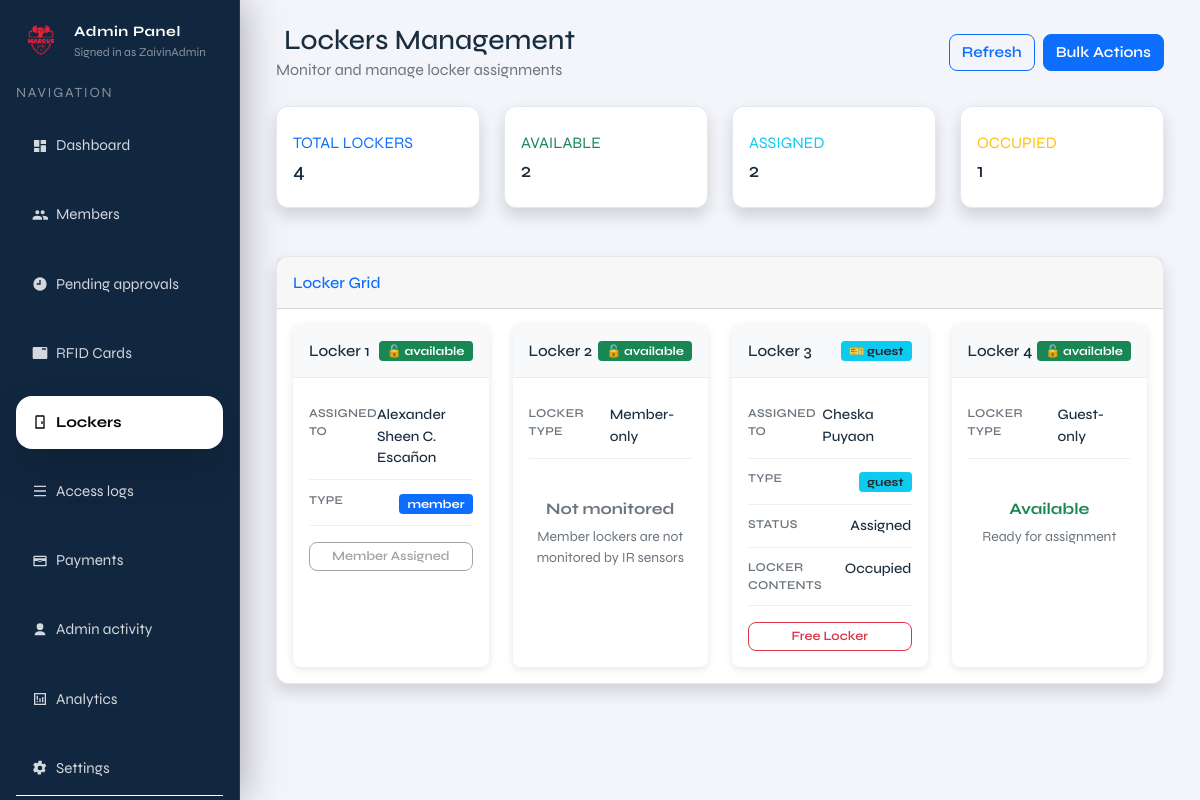
The app's page /admin/lockers (signed in) with its own data.
### tables this page shows
CREATE TABLE members (
              id INTEGER PRIMARY KEY AUTOINCREMENT,
              full_name TEXT NOT NULL,
              address TEXT,
              contact_number TEXT,
              age INTEGER,
              category TEXT,
              payment_status TEXT NOT NULL DEFAULT 'unpaid',
              paid_at TEXT,
              status TEXT NOT NULL DEFAULT 'pending',
              created_at TEXT NOT NULL DEFAULT (datetime('now'))
            , locker_id INTEGER, fingerprint_uid TEXT, rfid_uid TEXT, expiry_date TEXT, member_type TEXT DEFAULT 'regular');

CREATE TABLE lockers (
              id INTEGER PRIMARY KEY AUTOINCREMENT,
              label TEXT NOT NULL,
              status TEXT NOT NULL DEFAULT 'available'
            );

### admin.py (the view)
@admin_bp.get("/lockers")
def admin_lockers():
    guard = _require_admin()
    if guard is not None:
        return guard
    now_local = datetime.now().strftime("%Y-%m-%d %H:%M:%S")
    with connect() as conn:
        conn.execute(
            """
            UPDATE members
               SET locker_id = NULL
             WHERE member_type = 'guest'
               AND locker_id IS NOT NULL
               AND NOT EXISTS (
                   SELECT 1 FROM guest_rfid_cards grc
                    WHERE grc.guest_id = members.id
                      AND grc.status = 'ACTIVE'
               )
            """,
        )
        conn.execute(
            """
            UPDATE lockers
               SET status = 'available'
             WHERE status = 'occupied'
               AND id NOT IN (SELECT locker_id FROM members WHERE locker_id IS NOT NULL)
            """,
        )
    with connect() as conn:
        lockers_data = conn.execute(
            """
            SELECT
                l.id,
                l.label,
                l.status,
                m.id AS member_id,
                m.full_name,
                m.member_type,
                m.status AS member_status,
                m.payment_status,
                m.expiry_date
            FROM lockers l
            LEFT JOIN members m ON l.id = m.locker_id
                AND (
                    (m.member_type != 'guest' AND m.status = 'approved')
                    OR (m.member_type = 'guest')
                )
            ORDER BY l.id ASC
            """
        ).fetchall()
        lockers = []
        for row in lockers_data:
            locker_type = 'member' if row["id"] in (1, 2) else 'guest'
            locker = {
                "id": row["id"],
                "label": row["label"],
                "status": row["status"],
                "type": locker_type,
                "assigned_to": None
            }
            if row["member_id"]:
                locker["assigned_to"] = {
                    "id": row["member_id"],
                    "name": row["full_name"],
                    "type": row["member_type"],
                    "member_status": row["member_status"],
                    "payment_status": row["payment_status"],
                    "expiry_date": row["expiry_date"]
                }
            lockers.append(locker)
        stats = {
            "total": len(lockers),
            "available": sum(
                1 for l in lockers
                if (l["type"] == "member" and l["assigned_to"] is None)
                or (l["type"] == "guest" and l["assigned_to"] is None and l["status"] == "available")
            ),
            "occupied": sum(
                1 for l in lockers
                if l["type"] == "guest" and l["status"] == "occupied"
            ),
            "assigned": sum(1 for l in lockers if l["assigned_to"] is not None)
        }
    return render_template(
        "admin/pages/admin_lockers.html",
        lockers=lockers,
        stats=stats,
        current_page="lockers",
        admin_username=session.get("admin_username"),
        now=datetime.now(),
    )

### admin.py (called while the page is built)
def _require_admin():
    if not session.get("admin_logged_in"):
        return redirect(url_for("admin.admin_login"))
    return None

@admin_bp.before_request
def _protect_admin_routes():
    if request.endpoint in ("admin.admin_login", "admin.admin_login_submit"):
        return None
    if not session.get("admin_logged_in"):
        return redirect(url_for("admin.admin_login"))

### db.py (called while the page is built)
def _db_path() -> Path:
    env_path = os.getenv("LOCKER_DB_PATH")
    if env_path:
        return Path(env_path)
    current_dir = Path(__file__).resolve().parent
    candidate_paths = [
        current_dir / "locker.sqlite3",
        current_dir / "locker.db",
        current_dir.parent / "locker.sqlite3",
        current_dir.parent / "locker.db",
    ]
    for path in candidate_paths:
        if path.exists():
            return path
    return current_dir.parent / "locker.sqlite3"

def _database_url() -> Optional[str]:
    return os.getenv("DATABASE_URL") or os.getenv("POSTGRES_URL")

def connect() -> DBConnection:
    database_url = _database_url()
    if database_url:
        if psycopg2 is None:
            raise RuntimeError("PostgreSQL support requires psycopg2-binary. Install it before using DATABASE_URL.")
        conn = psycopg2.connect(database_url)
        return DBConnection(conn, is_postgres=True)
    sqlite_conn = sqlite3.connect(
        _db_path(),
        timeout=60,
        check_same_thread=False,
    )
    sqlite_conn.execute("PRAGMA journal_mode=WAL;")
    sqlite_conn.execute("PRAGMA synchronous = NORMAL;")
    sqlite_conn.execute("PRAGMA foreign_keys = ON;")
    sqlite_conn.execute("PRAGMA busy_timeout = 60000;")
    return DBConnection(sqlite_conn, is_postgres=False)

    def __enter__(self) -> "DBConnection":
        if self._is_postgres:
            self._cursor = self._conn.cursor(cursor_factory=psycopg2.extras.RealDictCursor)
        else:
            self._conn.row_factory = sqlite3.Row
            self._cursor = self._conn.cursor()
        return self

    def __exit__(self, exc_type, exc, tb):
        try:
            if exc_type is not None:
                self._conn.rollback()
                return False
            self._conn.commit()
        finally:
            if self._cursor is not None:
                self._cursor.close()
            if self._conn is not None:
                self._conn.close()
        return False

### templates/admin/pages/admin_lockers.html (shortened to what this page needs)
{% extends "admin/layout/admin.html" %}
{% block admin_content %}
<div class="container-fluid">
  <div class="d-flex justify-content-between align-items-center mb-4">
    <div>
      <h1 class="h3 mb-0 text-gray-800">
        Lockers Management
      </h1>
      <p class="text-muted mb-0">Monitor and manage locker assignments</p>
    </div>
    <div class="d-flex gap-2">
      <button class="btn btn-outline-primary" onclick="refreshLockers()">
         Refresh
      </button>
      <button class="btn btn-primary" onclick="showBulkActions()">
         Bulk Actions
      </button>
    </div>
  </div>
  <div class="row mb-4">
    <div class="col-xl-3 col-md-6 mb-4">
      <div class="card border-left-primary shadow h-100 py-2">
        <div class="card-body">
          <div class="row no-gutters align-items-center">
            <div class="col mr-2">
              <div class="text-xs font-weight-bold text-primary text-uppercase mb-1">
                Total Lockers</div>
              <div class="h5 mb-0 font-weight-bold text-gray-800">{{ stats.total }}</div>
            </div>
          </div>
        </div>
      </div>
    </div>
    <div class="col-xl-3 col-md-6 mb-4">
      <div class="card border-left-success shadow h-100 py-2">
        <div class="card-body">
          <div class="row no-gutters align-items-center">
            <div class="col mr-2">
              <div class="text-xs font-weight-bold text-success text-uppercase mb-1">
                Available</div>
              <div class="h5 mb-0 font-weight-bold text-gray-800">{{ stats.available }}</div>
            </div>
          </div>
        </div>
      </div>
    </div>
    <div class="col-xl-3 col-md-6 mb-4">
      <div class="card border-left-info shadow h-100 py-2">
        <div class="card-body">
          <div class="row no-gutters align-items-center">
            <div class="col mr-2">
              <div class="text-xs font-weight-bold text-info text-uppercase mb-1">
                Assigned</div>
              <div class="h5 mb-0 font-weight-bold text-gray-800">{{ stats.assigned }}</div>
            </div>
          </div>
        </div>
      </div>
    </div>
    <div class="col-xl-3 col-md-6 mb-4">
      <div class="card border-left-warning shadow h-100 py-2">
        <div class="card-body">
          <div class="row no-gutters align-items-center">
            <div class="col mr-2">
              <div class="text-xs font-weight-bold text-warning text-uppercase mb-1">
                Occupied</div>
              <div class="h5 mb-0 font-weight-bold text-gray-800">{{ stats.occupied }}</div>
            </div>
          </div>
        </div>
      </div>
    </div>
  </div>
  <div class="card shadow">
    <div class="card-header py-3">
      <h6 class="m-0 font-weight-bold text-primary">Locker Grid</h6>
    </div>
    <div class="card-body">
      <div class="locker-grid">
        <div class="row g-4 justify-content-center" id="lockersGrid">
        {% for locker in lockers %}
          <div class="col-6 col-md-4 col-lg-3">
            <div class="card locker-card h-100 {% if locker.assigned_to %}border-primary{% elif locker.status == 'occupied' %}border-warning{% else %}border-success{% endif %}">
              <div class="locker-header d-flex justify-content-between align-items-center">
                <h6 class="mb-0">{{ locker.label }}</h6>
                {% if locker.assigned_to and locker.assigned_to.type == 'member' %}
                  <span class="badge bg-warning text-dark" style="font-size: 0.75rem;">🔒 member</span>
                {% elif locker.assigned_to and locker.assigned_to.type == 'guest' %}
                  <span class="badge bg-info text-dark" style="font-size: 0.75rem;">🎫 guest</span>
                {% elif locker.status == 'occupied' %}
                  <span class="badge bg-danger" style="font-size: 0.75rem;">📦 occupied</span>
                {% else %}
                  <span class="badge bg-success" style="font-size: 0.75rem;">🔓 available</span>
                {% endif %}
              </div>
              <div class="card-body p-3">
                {% if locker.assigned_to %}
                  <div class="locker-info-row">
                    <span class="locker-label">Assigned to</span>
                    <span class="locker-value">{{ locker.assigned_to.name }}</span>
                  </div>
                  <div class="locker-info-row">
                    <span class="locker-label">Type</span>
                    <span>
                      {% if locker.assigned_to.type == 'guest' %}
                        <span class="badge bg-info text-dark" style="font-size: 0.75rem;">guest</span>
                      {% else %}
                        <span class="badge bg-primary" style="font-size: 0.75rem;">member</span>
                      {% endif %}
                    </span>
                  </div>
                  {% if locker.assigned_to.type == 'guest' %}
                  <div class="locker-info-row">
                    <span class="locker-label">Status</span>
                    <span class="locker-value">Assigned</span>
                  </div>
                  <div class="locker-info-row">
                    <span class="locker-label">Locker contents</span>
                    <span class="locker-value">
                      {% if locker.status == 'occupied' %}
                        Occupied
                      {% else %}
                        Empty
                      {% endif %}
                    </span>
                  </div>
                  {% endif %}
                  <div class="d-grid gap-2 mt-3">
                    {% if locker.assigned_to.type == 'guest' %}
                      <button type="button" class="btn btn-sm btn-outline-danger" onclick="showDeleteModal('locker', {'locker_id': '{{ locker.label }}', 'name': '{{ locker.assigned_to.name }}'}, function() { fetch('{{ url_for('admin.admin_delete_guest', guest_id=locker.assigned_to.id) }}', { method: 'POST' }).then(r => location.reload()); })">Free Locker</button>
                    {% else %}
                      <button type="button" class="btn btn-sm btn-outline-secondary" disabled>Member Assigned</button>
                    {% endif %}
                  </div>
                {% else %}
                  <div class="locker-info-row">
                    <span class="locker-label">Locker type</span>
                    <span class="locker-value">{% if locker.type == 'member' %}Member-only{% else %}Guest-only{% endif %}</span>
                  </div>
                  <div class="text-center py-4">
                    {% if locker.type == 'guest' %}
                      {% if locker.status == 'occupied' %}
                        <div class="mb-3"><i class="fas fa-archive fa-3x text-warning"></i></div>
                        <h6 class="text-warning fw-bold mb-2">Contents Detected</h6>
                        <p class="text-muted small mb-3">IR sensor indicates locker is not empty</p>
                      {% else %}
                        <h6 class="text-success fw-bold mb-2">Available</h6>
                        <p class="text-muted small mb-3">Ready for assignment</p>
                      {% endif %}
                    {% else %}
                      <h6 class="text-secondary fw-bold mb-2">Not monitored</h6>
                      <p class="text-muted small mb-3">Member lockers are not monitored by IR sensors</p>
                    {% endif %}
                  </div>
                {% endif %}
              </div>
            </div>
          </div>
        {% endfor %}
      </div>
    </div>
  </div>
</div>
{% endblock %}

### templates/layouts/base.html (style rules this page uses)
:root { --brand-blue: #1a3a5c; --brand-teal: #0f6e56; --brand-accent: #378add; --brand-light: #f4f6f9; --brand-white: #ffffff; }
*, *::before, *::after { box-sizing: border-box; }
html, body { height: 100%; margin: 0; padding: 0; }
html, body { -ms-overflow-style: none; scrollbar-width: none; }
body { font-family: 'Syne', sans-serif; background: var(--brand-light); color: #1a2d3e; font-size: 16px; }
.btn, .btn-primary, .btn-secondary, .btn-danger, .btn-outline-danger { border-radius: 8px; font-weight: 600; transition: all 0.2s ease; font-size: 0.95rem; }
.card { border-radius: 12px; border: 1px solid #e2e8f0; }
.badge { padding: 4px 8px; font-size: 0.75rem; }

### templates/admin/pages/admin_lockers.html (style rules this page uses)
.locker-card { border: none; box-shadow: 0 2px 8px rgba(0,0,0,0.1); border-radius: 0.5rem; transition: transform 0.2s, box-shadow 0.2s; height: 100%; }
.locker-header { border-bottom: 1px solid #e9ecef; padding: 1rem; background: #f8f9fa; }
.locker-info-row { display: flex; justify-content: space-between; padding: 0.65rem 0; border-bottom: 1px solid #f0f0f0; }
.locker-label { color: #6c757d; font-size: 0.75rem; font-weight: 600; text-transform: uppercase; letter-spacing: 0.02em; }
.locker-value { font-size: 0.9rem; font-weight: 500; }
.locker-grid { max-width: 900px; margin: 0 auto; }
.card-header { font-weight: 600; }
.badge { font-size: 0.75rem; }
.btn-sm { font-size: 0.8rem; }

### records on screen
members: label "Locker 1", member_type "🔓 available", assigned_to.name "Alexander Sheen C. Escañon"
lockers: label "Locker 2", status "🔓 available", shows "LOCKER TYPE", shows "Member-only", shows "Not monitored"
members: label "Locker 3", member_type "🎫 guest", assigned_to.name "Cheska Puyaon"
lockers: label "Locker 4", status "🔓 available", shows "LOCKER TYPE", shows "Guest-only"

### other values on screen
{{ admin_username or "admin" }} "ZaivinAdmin"
{{ stats.total }} "4"
{{ stats.available }} "2"
{{ stats.assigned }} "2"
{{ stats.occupied }} "1"
